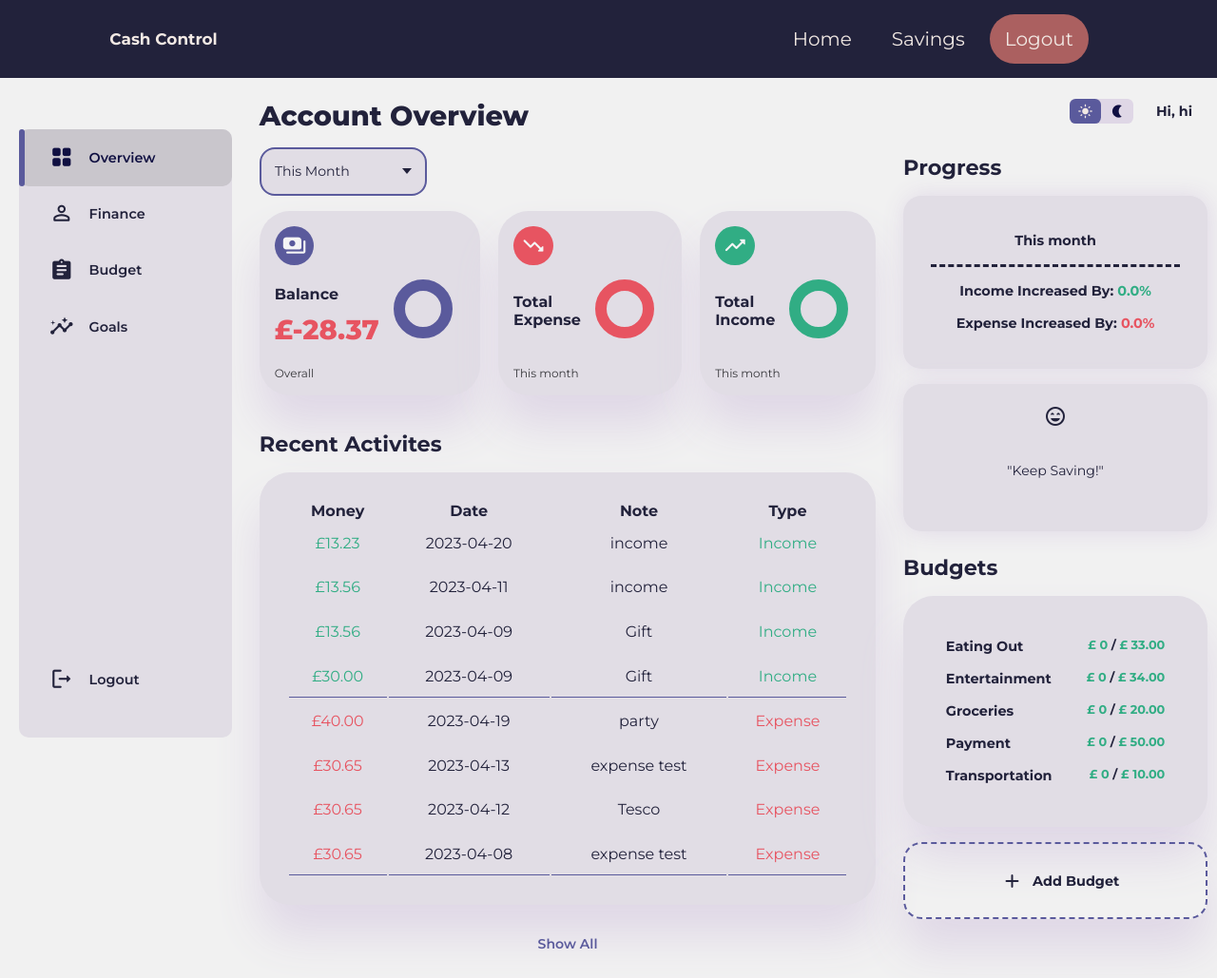
The app's page /accounts.php (signed in) with its own data.
### tables this page shows
CREATE TABLE `income` (
  `incomeID` int(11) NOT NULL,
  `userID` int(11) NOT NULL,
  `categoryID` int(11) NOT NULL,
  `amount` decimal(10,2) NOT NULL,
  `date` date NOT NULL,
  `note` text NOT NULL
);

CREATE TABLE `expense` (
  `expenseID` int(11) NOT NULL,
  `userID` int(11) NOT NULL,
  `categoryID` int(11) NOT NULL,
  `amount` decimal(10,2) NOT NULL,
  `date` date NOT NULL,
  `note` text NOT NULL
);

CREATE TABLE `user` (
  `id` int(11) NOT NULL,
  `email` varchar(25) NOT NULL,
  `password` varchar(256) NOT NULL,
  `first_name` varchar(50) NOT NULL,
  `last_name` varchar(50) NOT NULL
);

CREATE TABLE `encouragement` (
  `encourageID` int(11) NOT NULL,
  `sentence` text NOT NULL
);

CREATE TABLE `budgets` (
  `budgetID` int(11) NOT NULL,
  `userID` int(11) NOT NULL,
  `categoryID` int(11) NOT NULL,
  `amount` decimal(10,2) NOT NULL,
  `description` text NOT NULL,
  `created_at` timestamp NOT NULL DEFAULT current_timestamp(),
  `updated_at` timestamp NOT NULL DEFAULT current_timestamp() ON UPDATE current_timestamp()
);

CREATE TABLE `categories` (
  `categoryID` int(11) NOT NULL,
  `categoryName` text NOT NULL,
  `icon` varchar(250) NOT NULL
);

### accounts.php (the view, shortened to what the rows shown need)
<!DOCTYPE html>
<html lang="en">
    <head>
        <link rel="stylesheet" href="css/accounts.css">
    </head>
    <body>
        <?php
            include_once("connectdb.php");
            try {
                $fname = $db->prepare("SELECT first_name FROM user WHERE email = ?");
                $fname->execute(array($_SESSION['username']));
                $fname = $fname->fetch();
            } catch (PDOException $ex) {
                echo $ex;
            }
        ?>
        <div class="container">
            <main>
                <h1>Account Overview</h1>
                <div class="insights">
                    <div class="remaining-budget">
                        <div class="middle">
                            <div class="left">
                                <?php
                                    include_once("connectdb.php");
                                    try {
                                        $userid = $db->prepare("SELECT id FROM user WHERE email = ?");
                                        $userid->execute(array($_SESSION['username']));
                                        $user = $userid->fetch();
                                        $balance_income = $db->prepare("SELECT SUM(amount) AS bIncome FROM income WHERE userID = :userid");
                                        $balance_income->bindParam(':userid', $user['id'], PDO::PARAM_STR);
                                        $balance_income->execute();
                                        $balance_income = $balance_income->fetch();
                                        $balance_expense = $db->prepare("SELECT SUM(amount) AS bExpense FROM expense WHERE userID = :userid");
                                        $balance_expense->bindParam(':userid', $user['id'], PDO::PARAM_STR);
                                        $balance_expense->execute();
                                        $balance_expense = $balance_expense->fetch();
                                        $totalBalance = floatval($balance_income['bIncome']) - floatval($balance_expense['bExpense']);
                                        if($totalBalance < 0){
                                            echo "<h1 class='danger'>£$totalBalance</h1> ";
                                        }
                                        else {
                                            echo "<h1 class='success'>£$totalBalance</h1> ";
                                        }
                                    } catch (PDOException $ex) {
                                        echo $ex;
                                    }
                                ?>
                            </div>
                        </div>
                    </div>
                </div>
                <div class="recent-activity">
                    <h2>Recent Activites</h2>
                    <table>
                        <thead>
                            <tr>
                                <th>Money</th>
                                <th>Date</th>
                                <th>Note</th>
                                <th>Type</th>
                            </tr>
                        </thead>
                        <tbody>
                        <?php
                            include_once("connectdb.php");
                            try {
                                $userid = $db->prepare("SELECT id FROM user WHERE email = ?");
                                $userid->execute(array($_SESSION['username']));
                                $user = $userid->fetch();
                                $qry = $db->prepare("SELECT * FROM income where userID = :userid ORDER BY date DESC");
                                $qry->bindParam(':userid', $user['id'], PDO::PARAM_STR);
                                $qry->execute();
                                if ($qry->rowCount() > 0){
                                    $i = 0;
                                    while (($row = $qry->fetch(PDO::FETCH_ASSOC)) && ($i < 4)){
                                        $money = '£' . $row['amount'];
                                        $date = $row['date'];
                                        $note = $row['note'];
                                        ?>
                                        <tr>
                                            <td  class="success"><?= $money ?></td>
                                            <td><?= $date ?></td>
                                            <td><?= $note ?></td>
                                            <td class="success">Income</td>
                                        </tr>
                                        <?php
                                        $i++;
                                    }
                                }
                                else {
                                    echo("<h4 class='warning' style='margin-bottom: 5px;'>Currently No Income Activties </h4>");
                                }
                            } catch (PDOException $ex) {
                                echo $ex;
                            }
                        ?>
                        </tbody>
                        <tbody>
                        <?php
                            try {
                                $qryE = $db->prepare("SELECT * FROM expense where userID = :userid ORDER BY date DESC");
                                $qryE->bindParam(':userid', $user['id'], PDO::PARAM_STR);
                                $qryE->execute();
                                if ($qryE->rowCount() > 0){
                                    $i = 0;
                                    while (($row = $qryE->fetch(PDO::FETCH_ASSOC)) && ($i < 4)){
                                        $money = '£' . $row['amount'];
                                        $date = $row['date'];
                                        $note = $row['note'];
                                        ?>
                                        <tr>
                                            <td  class="danger"><?= $money ?></td>
                                            <td><?= $date ?></td>
                                            <td><?= $note ?></td>
                                            <td class="danger">Expense</td>
                                        </tr>
                                        <?php
                                        $i++;
                                    }
                                }
                                else {
                                    echo("<h4 class='warning' style='margin-bottom: 5px;'>Currently Expense Activties </h4>");
                                }
                            } catch (PDOException $ex) {
                                echo $ex;
                            }
                        ?>
                        </tbody>
                    </table>
                </div>
            </main>
            <div class="right">
                <div class="top">
                    <div class="profile">
                        <div class="info">
                            <h3>Hi, <?= $fname["first_name"] ?></h3>
                        </div>
                    </div>
                </div>
                <div class="tracking-content">
                    <h2>Progress</h2>
                    <div class="trackings">
                        <div class="item encourage">
                            <span class="material-icons-round active">sentiment_very_satisfied</span>
                            <?php
                                include_once("connectdb.php");
                                try {
                                    $qry = $db->prepare("SELECT * FROM encouragement ORDER BY RAND() LIMIT 1");
                                    $qry->execute();
                                    $sentence = $qry->fetch()['sentence'];
                                    echo "<p>$sentence</p>";
                                } catch (PDOException $ex) {
                                    echo $ex;
                                }
                            ?>
                        </div>
                    </div>
                </div>
                <div class="budget-goals">
                    <h2>Budgets</h2>
                    <div class="goals">
                        <?php
                            include_once("connectdb.php");
                            include("php/accountBudgetLoad.php")
                        ?>
                    </div>
                </div>
            </div>
        </div>
    </body>
</html>

### php/accountBudgetLoad.php (shortened to what the rows shown need)
<?php
    try {
        $userid = $db->prepare("SELECT id FROM user WHERE email = ?");
        $userid->execute(array($_SESSION['username']));
        $user = $userid->fetch();
        $qstr = $db->prepare("SELECT budgets.amount, budgets.description, budgets.categoryID, categories.categoryName FROM budgets INNER JOIN categories ON budgets.categoryID = categories.categoryID WHERE budgets.userID = :userID");
        $qstr->bindParam(':userID', $user['id'], PDO::PARAM_STR);
        $qstr->execute();
        if ($qstr->rowCount() > 0){
            foreach ( $qstr as $row){
                $budgetMoney = $row['amount'];
                $category = $row['categoryName'];
                $categoryMoney = 0;
                $remainingPercent = (floatval($categoryMoney) / floatval($budgetMoney)) * 100;
                if($remainingPercent >= 100){
                    echo "
                        <div class='goal'>
                            <h3>$category</h3>
                            <h4><span class='danger'>£ $categoryMoney</span> / <span class='success'>£ $budgetMoney</span></h4>
                        </div>
                        ";
                }
                else{
                    echo "
                        <div class='goal'>
                            <h3>$category</h3>
                            <h4><span class='success'>£ $categoryMoney</span> / <span class='success'>£ $budgetMoney</span></h4>
                        </div>
                        ";
                }
            }
        } else{
            echo("<h3 class='warning'>Currently No Budgets</h3>");
        }
    }
    catch (PDOException $ex) {
        echo("<h4 class='warning'> Error - Failed to connect to the database.<br /> </h4>");
        echo($ex->getMessage());
        exit;
    }
?>

### records on screen
income: amount "£13.23", date "2023-04-20", note "income"
income: amount "£13.56", date "2023-04-11", note "income"
income: amount "£13.56", date "2023-04-09", note "Gift"
income: amount "£30.00", date "2023-04-09", note "Gift"
expense: amount "£40.00", date "2023-04-19", note "party"
expense: amount "£30.65", date "2023-04-13", note "expense test"
expense: amount "£30.65", date "2023-04-12", note "Tesco"
expense: amount "£30.65", date "2023-04-08", note "expense test"
user: first_name "hi"
encouragement: sentence "\"Keep Saving!\""
budgets: categoryID.categoryName "Eating Out", categoryMoney "0", amount "33.00"
budgets: categoryID.categoryName "Entertainment", categoryMoney "0", amount "34.00"
budgets: categoryID.categoryName "Groceries", categoryMoney "0", amount "20.00"
budgets: categoryID.categoryName "Payment", categoryMoney "0", amount "50.00"
budgets: categoryID.categoryName "Transportation", categoryMoney "0", amount "10.00"

### other values on screen
$totalBalance "-28.37"
$incomeStat "0.0"
$expenseStat "0.0"
